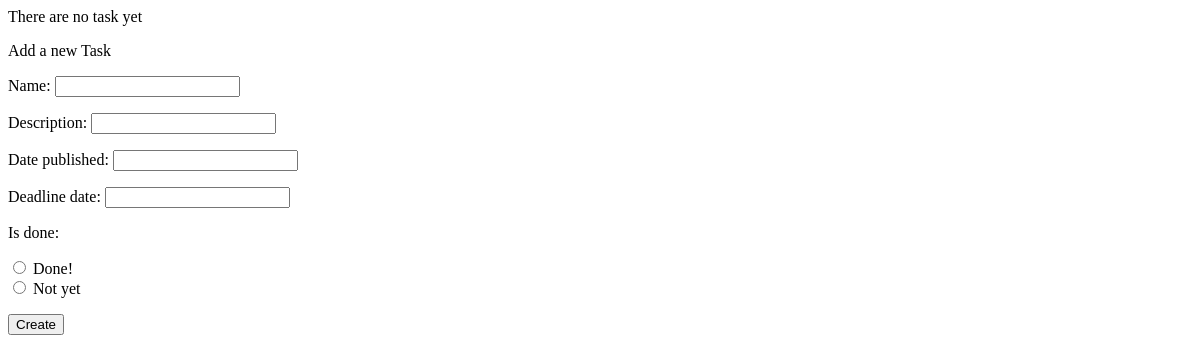
The page /todoBackend/ on the database as committed earlier.
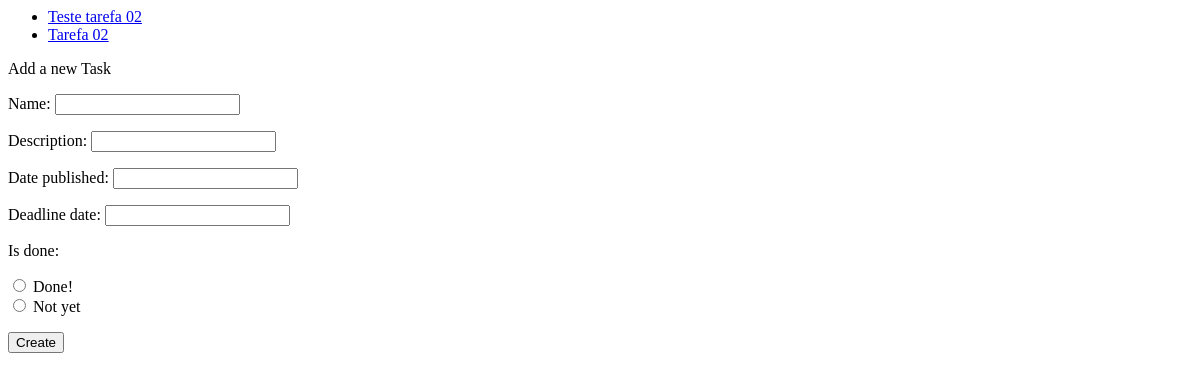
The same page on the database as committed later.
### todoBackend/models.py (models this page shows)
class TodoList(models.Model):
    name = models.CharField(max_length=100)
    description = models.CharField(max_length=500)
    created_at = models.DateTimeField('date published')
    deadline_date = models.DateField(null=True)
    is_done = models.BooleanField(default=False)

### todoBackend/views.py (the view)
# urls.py: path('', views.index, name='index'),
def index(request):
    taskList = TodoList.objects.all()
    if request.method=='POST':
        form = AddTask(request.POST)
        print("we are posting on the db")
        if form.is_valid():
            TodoList.objects.create(**form.cleaned_data)
            todo_list = TodoList()
            todo_list.save
            return HttpResponseRedirect('')
    else:
        form = AddTask()
    return render(request, 'tasks/index.html', {"taskList":taskList, "form": form} )

### todoBackend/forms/taskForm.py
class AddTask(forms.ModelForm):
    created_at = forms.DateInput()
    is_done = forms.ChoiceField(widget=forms.RadioSelect, choices=TASK_IS_DONE)
    class Meta:
        model = TodoList
        exclude = ("id",  )

### todoBackend/templates/tasks/index.html (shortened to what this page needs)
{% if taskList %}
<ul>
  {% for task in taskList %}
  <li><a href="{% url 'todoBackend:edit' task.id %}">{{ task.name }}</a></li>
  {% endfor %}
</ul>
{% else %}
<p>There are no task yet</p>
{% endif %}
<div>Add a new Task</div>
<form action="{% url 'todoBackend:index' %}" method="post" name="changeDescription">
  {{ form.as_p }}
  <input type="submit" value="Create" />
</form>

Rows that differ between the two databases and show on the page:
added TodoList: name "Teste tarefa 02"
added TodoList: name "Tarefa 02"
Other text that changed with them:
text no longer shown: "There are no task yet"
